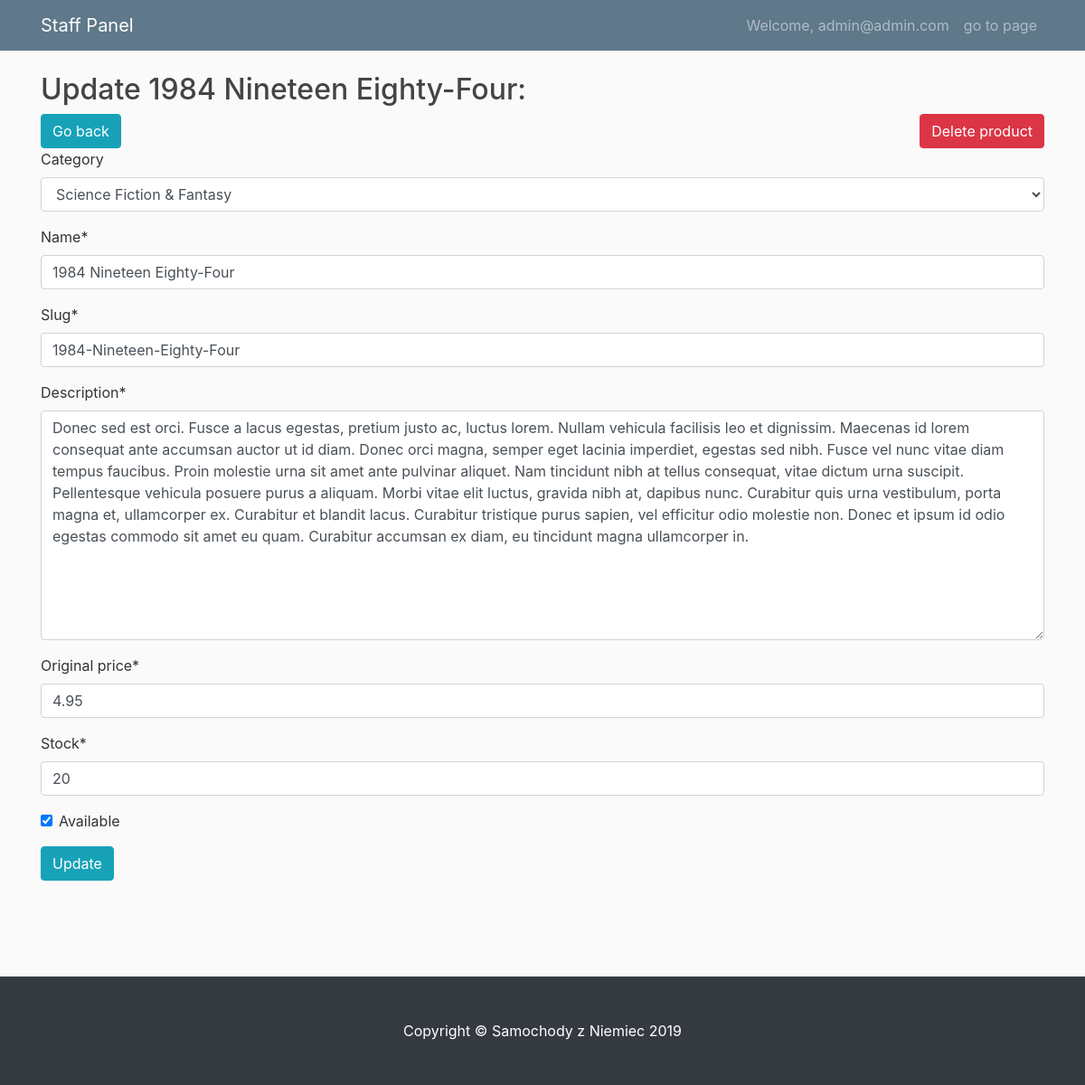
The app's page /staff/update_product/7 (signed in) with its own data.
### account/models.py (models this page shows, shortened)
class User(AbstractBaseUser):
    email = models.EmailField(max_length=255, unique=True)
    is_active = models.BooleanField(default=True)  # can login
    is_staff = models.BooleanField(default=False)  # staff user non superuser
    is_admin = models.BooleanField(default=False)  # superuser
    created = models.DateTimeField(auto_now_add=True)
    updated = models.DateTimeField(auto_now=True)
    USERNAME_FIELD = "email"  # username
    REQUIRED_FIELDS = []
    objects = UserManager()

### shop/models.py (models this page shows, shortened)
class Product(models.Model):
    name = models.CharField(max_length=100, db_index=True)
    slug = models.SlugField(max_length=150, db_index=True)
    description = models.TextField()
    original_price = models.DecimalField(max_digits=10, decimal_places=2)
    stock = models.PositiveIntegerField()
    available = models.BooleanField(default=True)
    created = models.DateTimeField(auto_now_add=True)
    updated = models.DateTimeField(auto_now=True)
    category = models.ForeignKey(
        Category, on_delete=models.SET_NULL, null=True, blank=True
    )
    total_rating = models.DecimalField(max_digits=3, decimal_places=2, default=0)
    count_rating = models.PositiveIntegerField(default=0)
    likes = models.IntegerField(default=0)
    class Meta:
        ordering = ("name",)

class Category(models.Model):
    name = models.CharField(max_length=30, unique=True)
    def __str__(self):
        return self.name

### staff/decorators.py (the view)
    def wrap(request, *args, **kwargs):
        if request.user.is_authenticated and request.user.is_staff:
            return func(request, *args, **kwargs)
        elif request.user.is_authenticated:
            return redirect("shop:index")
        else:
            return redirect("account:login")

### cart/context_processors.py (called while the page is built)
def cart(request):
    return {'cart': Cart(request)}

### staff/views.py (called while the page is built)
    def get_object(self):
        prod = get_object_or_404(models.Product, pk=self.kwargs["pk"])
        return prod

### staff/templates/staff/update_product.html (shortened to what this page needs)
{% extends 'staff/base.html' %}
{% load crispy_forms_tags %}
{% block content %}
<h2>Update {{product.name}}:</h2>
<div class="row">
    <div class="col">
        <a href="{% url 'staff:product_list' %}" class="btn btn-info">Go back</a>
    </div>
    <div class="col text-right">
        <a href="{%url 'staff:delete_product' pk=product.pk%}" class="btn btn-danger">Delete product</a>
    </div>
</div>
<form method="POST" enctype="multipart/form-data">
    <fieldset>
        {{form|crispy}}
    </fieldset>
    <div>
        <button type="submit" class="btn btn-info">Update</button>
    </div>
</form>
{% endblock %}

### staff/templates/staff/base.html (shortened to what this page needs)
{% load static %}
<!DOCTYPE html>
<html lang="en">
<head>
    <link rel="stylesheet" href="https://maxcdn.bootstrapcdn.com/bootstrap/4.0.0/css/bootstrap.min.css"
>
    <link href="{% static 'css/staff.css' %}" rel="stylesheet">
</head>
<body>
    <nav class="navbar navbar-expand-md navbar-dark bg-steel fixed-top">
        <div class="container">
            <a class="navbar-brand mr-4" href="{% url 'staff:panel' %}">Staff Panel</a>
            <div class="collapse navbar-collapse" id="navbarToggle">
                <div class="navbar-nav">
                    <a class="nav-item nav-link" href="{% url 'account:profile'%}">
                        Welcome, {{ user.email }}
                    </a>
                    <a class="nav-item nav-link" href="{% url 'shop:index'%}"> go to page </a>
                </div>
            </div>
        </div>
    </nav>
    <div class="container" style="min-height: 1000px;">
        {% block content%}
        {% endblock%}
    </div>
    <footer class="py-5 bg-dark">
        <div class="container">
            <p class="m-0 text-center text-white">Copyright &copy; Samochody z Niemiec 2019</p>
        </div>
    </footer>
</body>
</html>

### staff/static/css/staff.css (style rules this page uses)
body { background: #fafafa; color: #333333; margin-top: 5rem; }
h1, h2, h3, h4, h5, h6 { color: #444444; }
.bg-steel { background-color: #5f788a; }

### records on screen
User: email "admin@admin.com"
Product: name "1984 Nineteen Eighty-Four", category "Science Fiction & Fantasy", slug "1984-Nineteen-Eighty-Four", description "Donec sed est orci. Fusce a lacus egestas, pretium justo ac, luctus lorem. Nullam vehicula facilisis leo et dignissim. Maecenas id lorem consequat ante accumsan auctor ut id diam. Donec orci magna, semper eget lacinia imperdiet, egestas sed nibh. Fusce vel nunc vitae diam tempus faucibus. Proin molestie urna sit amet ante pulvinar aliquet. Nam tincidunt nibh at tellus consequat, vitae dictum urna suscipit. Pellentesque vehicula posuere purus a aliquam. Morbi vitae elit luctus, gravida nibh at, dapibus nunc. Curabitur quis urna vestibulum, porta magna et, ullamcorper ex. Curabitur et blandit lacus. Curabitur tristique purus sapien, vel efficitur odio molestie non. Donec et ipsum id odio…", original_price "4.95", stock "20", available "☑"
Category: name "1984 Nineteen Eighty-Four"
